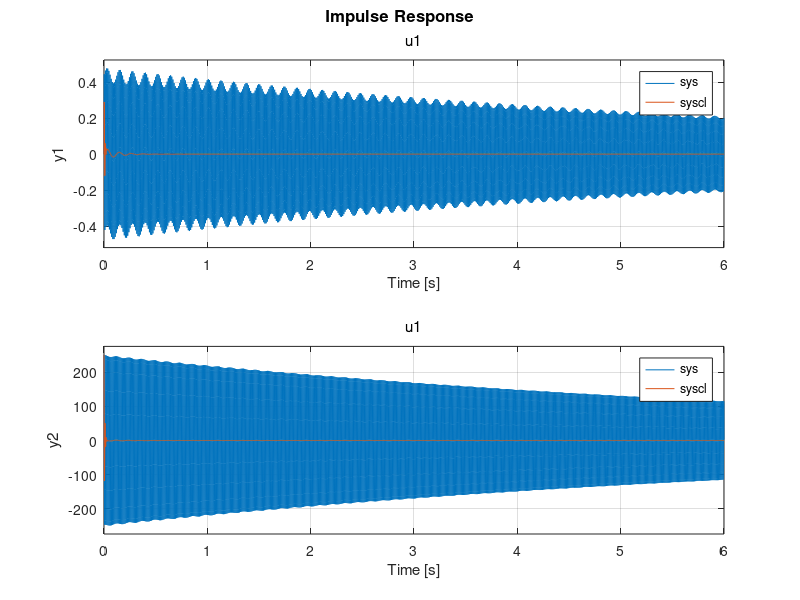

The MATLAB script that drew this image:
clc
close all
clear all

k2=1272.8; %N/m
c2=0.2557; %N*s/m
m2=0.48; %kg

wn1 = 2*pi*90;
k1 = k2;
m1 = k1/wn1^2;
c1 = 0.001;
% gap=3E-4; %ms
% C_magnetic=3.73e-6;%N*m^2/A^2
% Ib=50E-3;%A
% A=[0 1; -k/mass-(4*C_magnetic*Ib^2)/(mass*gap^3) -c/mass];
% B=[0 (4*C_magnetic*Ib)/(mass*gap^2)]';


A = [0 1 0 0;...
    -k1/m1  -c1/m1 k1/m1 c1/m1;...
    0 0 0 1;...
    k1/m2 c1/m2 -(k1+k2)/m2 -(c1+c2)/m2];
B = [0 1/m1 0 0]';
C = [1 0 0 0;0 1 0 0];
D = 0;

sys = ss(A,B,C,D);

% bode(sys)
% 
% damp(sys)

% impulse(sys)

Q=diag([22000 0.1 0 0]);
% Q = diag([1000 0.5]);
R = 0.1;
[K,S,e] = lqr(sys,Q, R);

Acl = A-B*K;
syscl = ss(Acl,B,C,D);
figure
impulse(sys,syscl); legend('sys','syscl')
